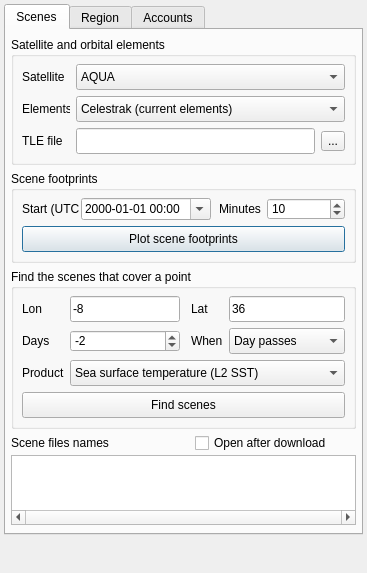
<?xml version="1.0" encoding="UTF-8"?>
<ui version="4.0">
 <class>RemoteSModisScenes</class>
 <widget class="QDialog" name="RemoteSModisScenes">
  <property name="geometry">
   <rect>
    <x>0</x>
    <y>0</y>
    <width>367</width>
    <height>573</height>
   </rect>
  </property>
  <property name="windowTitle">
   <string>MODIS scenes (Terra / Aqua)</string>
  </property>
  <widget class="QTabWidget" name="tabs">
   <property name="geometry">
    <rect>
     <x>4</x>
     <y>4</y>
     <width>359</width>
     <height>531</height>
    </rect>
   </property>
   <property name="currentIndex">
    <number>0</number>
   </property>
   <widget class="QWidget" name="tab_scenes">
    <attribute name="title">
     <string>Scenes</string>
    </attribute>
    <widget class="QGroupBox" name="gb_sat">
     <property name="geometry">
      <rect>
       <x>5</x>
       <y>7</y>
       <width>345</width>
       <height>128</height>
      </rect>
     </property>
     <property name="title">
      <string>Satellite and orbital elements</string>
     </property>
     <widget class="QLabel" name="lbl_sat">
      <property name="geometry">
       <rect>
        <x>11</x>
        <y>27</y>
        <width>48</width>
        <height>26</height>
       </rect>
      </property>
      <property name="text">
       <string>Satellite</string>
      </property>
     </widget>
     <widget class="QComboBox" name="p_sat">
      <property name="geometry">
       <rect>
        <x>65</x>
        <y>27</y>
        <width>269</width>
        <height>26</height>
       </rect>
      </property>
      <property name="refresh" stdset="0">
       <bool>true</bool>
      </property>
      <item>
       <property name="text">
        <string>AQUA</string>
       </property>
      </item>
      <item>
       <property name="text">
        <string>TERRA</string>
       </property>
      </item>
     </widget>
     <widget class="QLabel" name="lbl_tlesrc">
      <property name="geometry">
       <rect>
        <x>11</x>
        <y>59</y>
        <width>48</width>
        <height>26</height>
       </rect>
      </property>
      <property name="text">
       <string>Elements</string>
      </property>
     </widget>
     <widget class="QComboBox" name="p_tlesrc">
      <property name="geometry">
       <rect>
        <x>65</x>
        <y>59</y>
        <width>269</width>
        <height>26</height>
       </rect>
      </property>
      <property name="toolTip">
       <string>Where the orbit comes from. Celestrak: downloaded automatically, no file needed, but only the CURRENT elements, which are good for a few weeks around today. Space-Track history: for any past date, the satellite's element sets of that month, downloaded once with your Space-Track login (Accounts tab) and kept on disk, so a month is never asked for twice. TLE file: a file of element sets of your own. For both, the set whose epoch is nearest the date is used.</string>
      </property>
      <property name="refresh" stdset="0">
       <bool>true</bool>
      </property>
      <item>
       <property name="text">
        <string>Celestrak (current elements)</string>
       </property>
      </item>
      <item>
       <property name="text">
        <string>TLE file (the set nearest the date)</string>
       </property>
      </item>
      <item>
       <property name="text">
        <string>Space-Track history (the set nearest the date)</string>
       </property>
      </item>
     </widget>
     <widget class="QLabel" name="lbl_tlefile">
      <property name="geometry">
       <rect>
        <x>11</x>
        <y>91</y>
        <width>48</width>
        <height>26</height>
       </rect>
      </property>
      <property name="text">
       <string>TLE file</string>
      </property>
     </widget>
     <widget class="QLineEdit" name="p_tlefile">
      <property name="geometry">
       <rect>
        <x>65</x>
        <y>91</y>
        <width>239</width>
        <height>26</height>
       </rect>
      </property>
     </widget>
     <widget class="QToolButton" name="browse_p_tlefile">
      <property name="geometry">
       <rect>
        <x>310</x>
        <y>94</y>
        <width>24</width>
        <height>20</height>
       </rect>
      </property>
      <property name="toolTip">
       <string>Choose a TLE file</string>
      </property>
      <property name="text">
       <string>...</string>
      </property>
      <property name="filter" stdset="0">
       <string>TLE files (*.tle *.txt *.dat);;All files (*)</string>
      </property>
     </widget>
    </widget>
    <widget class="QGroupBox" name="gb_scenes">
     <property name="geometry">
      <rect>
       <x>5</x>
       <y>141</y>
       <width>345</width>
       <height>92</height>
      </rect>
     </property>
     <property name="title">
      <string>Scene footprints</string>
     </property>
     <widget class="QLabel" name="lbl_start">
      <property name="geometry">
       <rect>
        <x>11</x>
        <y>27</y>
        <width>57</width>
        <height>22</height>
       </rect>
      </property>
      <property name="text">
       <string>Start (UTC)</string>
      </property>
     </widget>
     <widget class="QDateTimeEdit" name="p_start">
      <property name="geometry">
       <rect>
        <x>70</x>
        <y>27</y>
        <width>130</width>
        <height>22</height>
       </rect>
      </property>
      <property name="toolTip">
       <string>Start of the time window. MODIS scenes are 5-minute granules, so it is rounded to the nearest 5 minutes.</string>
      </property>
      <property name="displayFormat">
       <string>yyyy-MM-dd HH:mm</string>
      </property>
      <property name="calendarPopup">
       <bool>true</bool>
      </property>
      <property name="timeSpec">
       <enum>Qt::TimeSpec::UTC</enum>
      </property>
      <property name="refresh" stdset="0">
       <bool>true</bool>
      </property>
     </widget>
     <widget class="QLabel" name="lbl_minutes">
      <property name="geometry">
       <rect>
        <x>208</x>
        <y>27</y>
        <width>43</width>
        <height>22</height>
       </rect>
      </property>
      <property name="text">
       <string>Minutes</string>
      </property>
     </widget>
     <widget class="QSpinBox" name="p_minutes">
      <property name="geometry">
       <rect>
        <x>256</x>
        <y>27</y>
        <width>78</width>
        <height>22</height>
       </rect>
      </property>
      <property name="toolTip">
       <string>Length of the time window. Each 5 minutes is one scene.</string>
      </property>
      <property name="minimum">
       <number>5</number>
      </property>
      <property name="maximum">
       <number>1440</number>
      </property>
      <property name="singleStep">
       <number>5</number>
      </property>
      <property name="value">
       <number>10</number>
      </property>
     </widget>
     <widget class="QPushButton" name="run_scenes">
      <property name="geometry">
       <rect>
        <x>11</x>
        <y>55</y>
        <width>323</width>
        <height>26</height>
       </rect>
      </property>
      <property name="toolTip">
       <string>Draw the areas the MODIS scenes of that time window cover. On an empty window a map with coastlines is made for them; otherwise they are laid over what is shown.</string>
      </property>
      <property name="text">
       <string>Plot scene footprints</string>
      </property>
      <property name="busy" stdset="0">
       <string>Propagating the orbit and building the scenes…</string>
      </property>
     </widget>
    </widget>
    <widget class="QGroupBox" name="gb_find">
     <property name="geometry">
      <rect>
       <x>5</x>
       <y>239</y>
       <width>345</width>
       <height>160</height>
      </rect>
     </property>
     <property name="title">
      <string>Find the scenes that cover a point</string>
     </property>
     <widget class="QLabel" name="lbl_lon">
      <property name="geometry">
       <rect>
        <x>11</x>
        <y>27</y>
        <width>42</width>
        <height>26</height>
       </rect>
      </property>
      <property name="text">
       <string>Lon</string>
      </property>
     </widget>
     <widget class="QLineEdit" name="p_lon">
      <property name="geometry">
       <rect>
        <x>59</x>
        <y>27</y>
        <width>110</width>
        <height>26</height>
       </rect>
      </property>
      <property name="text">
       <string>-8</string>
      </property>
     </widget>
     <widget class="QLabel" name="lbl_lat">
      <property name="geometry">
       <rect>
        <x>180</x>
        <y>27</y>
        <width>32</width>
        <height>26</height>
       </rect>
      </property>
      <property name="text">
       <string>Lat</string>
      </property>
     </widget>
     <widget class="QLineEdit" name="p_lat">
      <property name="geometry">
       <rect>
        <x>218</x>
        <y>27</y>
        <width>116</width>
        <height>26</height>
       </rect>
      </property>
      <property name="text">
       <string>36</string>
      </property>
     </widget>
     <widget class="QLabel" name="lbl_days">
      <property name="geometry">
       <rect>
        <x>11</x>
        <y>59</y>
        <width>42</width>
        <height>26</height>
       </rect>
      </property>
      <property name="text">
       <string>Days</string>
      </property>
     </widget>
     <widget class="QSpinBox" name="p_days">
      <property name="geometry">
       <rect>
        <x>59</x>
        <y>61</y>
        <width>110</width>
        <height>22</height>
       </rect>
      </property>
      <property name="toolTip">
       <string>How many days to search from the start time; negative = that many days BEFORE it.</string>
      </property>
      <property name="minimum">
       <number>-30</number>
      </property>
      <property name="maximum">
       <number>30</number>
      </property>
      <property name="value">
       <number>-2</number>
      </property>
     </widget>
     <widget class="QLabel" name="lbl_daynight">
      <property name="geometry">
       <rect>
        <x>180</x>
        <y>59</y>
        <width>36</width>
        <height>26</height>
       </rect>
      </property>
      <property name="text">
       <string>When</string>
      </property>
     </widget>
     <widget class="QComboBox" name="p_daynight">
      <property name="geometry">
       <rect>
        <x>218</x>
        <y>59</y>
        <width>116</width>
        <height>26</height>
       </rect>
      </property>
      <item>
       <property name="text">
        <string>Day passes</string>
       </property>
      </item>
      <item>
       <property name="text">
        <string>Night passes</string>
       </property>
      </item>
      <item>
       <property name="text">
        <string>Any time</string>
       </property>
      </item>
     </widget>
     <widget class="QLabel" name="lbl_product">
      <property name="geometry">
       <rect>
        <x>11</x>
        <y>91</y>
        <width>42</width>
        <height>26</height>
       </rect>
      </property>
      <property name="text">
       <string>Product</string>
      </property>
     </widget>
     <widget class="QComboBox" name="p_product">
      <property name="geometry">
       <rect>
        <x>59</x>
        <y>91</y>
        <width>275</width>
        <height>26</height>
       </rect>
      </property>
      <item>
       <property name="text">
        <string>Sea surface temperature (L2 SST)</string>
       </property>
      </item>
      <item>
       <property name="text">
        <string>Chlorophyll-a (L2 OC)</string>
       </property>
      </item>
     </widget>
     <widget class="QPushButton" name="run_find">
      <property name="geometry">
       <rect>
        <x>11</x>
        <y>123</y>
        <width>323</width>
        <height>26</height>
       </rect>
      </property>
      <property name="text">
       <string>Find scenes</string>
      </property>
      <property name="busy" stdset="0">
       <string>Searching the passes over the point…</string>
      </property>
     </widget>
    </widget>
    <widget class="QLabel" name="lbl_found">
     <property name="geometry">
      <rect>
       <x>5</x>
       <y>405</y>
       <width>141</width>
       <height>16</height>
      </rect>
     </property>
     <property name="text">
      <string>Scene files names</string>
     </property>
    </widget>
    <widget class="QCheckBox" name="p_l2open">
     <property name="geometry">
      <rect>
       <x>189</x>
       <y>403</y>
       <width>151</width>
       <height>20</height>
      </rect>
     </property>
     <property name="toolTip">
      <string>Checked: clicking a file downloads it here (Earthdata login of the Accounts tab), asks where to save it, and opens it in &quot;MODIS L2 swath to grid&quot; ready to grid. Unchecked: the link opens in your web browser.</string>
     </property>
     <property name="text">
      <string>Open after download</string>
     </property>
    </widget>
    <widget class="QTextBrowser" name="p_found">
     <property name="geometry">
      <rect>
       <x>5</x>
       <y>425</y>
       <width>345</width>
       <height>70</height>
      </rect>
     </property>
     <property name="toolTip">
      <string>The scene files at NASA's OB.DAAC. Click one to download it in your browser (an Earthdata login is needed).</string>
     </property>
     <property name="horizontalScrollBarPolicy">
      <enum>Qt::ScrollBarPolicy::ScrollBarAlwaysOn</enum>
     </property>
     <property name="lineWrapMode">
      <enum>QTextEdit::LineWrapMode::NoWrap</enum>
     </property>
     <property name="openExternalLinks">
      <bool>true</bool>
     </property>
     <property name="scrollRight" stdset="0">
      <bool>true</bool>
     </property>
    </widget>
   </widget>
   <widget class="QWidget" name="tab_region">
    <attribute name="title">
     <string>Region</string>
    </attribute>
    <widget class="QGroupBox" name="gb_rg_region">
     <property name="geometry">
      <rect>
       <x>5</x>
       <y>7</y>
       <width>345</width>
       <height>142</height>
      </rect>
     </property>
     <property name="title">
      <string>Region</string>
     </property>
     <widget class="QLabel" name="lbl_rg_n">
      <property name="geometry">
       <rect>
        <x>37</x>
        <y>27</y>
        <width>26</width>
        <height>26</height>
       </rect>
      </property>
      <property name="frameShape">
       <enum>QFrame::Shape::Box</enum>
      </property>
      <property name="text">
       <string>N</string>
      </property>
      <property name="alignment">
       <set>Qt::AlignmentFlag::AlignCenter</set>
      </property>
     </widget>
     <widget class="QLabel" name="lbl_rg_w">
      <property name="geometry">
       <rect>
        <x>11</x>
        <y>53</y>
        <width>26</width>
        <height>26</height>
       </rect>
      </property>
      <property name="frameShape">
       <enum>QFrame::Shape::Box</enum>
      </property>
      <property name="text">
       <string>W</string>
      </property>
      <property name="alignment">
       <set>Qt::AlignmentFlag::AlignCenter</set>
      </property>
     </widget>
     <widget class="QLabel" name="lbl_rg_e">
      <property name="geometry">
       <rect>
        <x>63</x>
        <y>53</y>
        <width>26</width>
        <height>26</height>
       </rect>
      </property>
      <property name="frameShape">
       <enum>QFrame::Shape::Box</enum>
      </property>
      <property name="text">
       <string>E</string>
      </property>
      <property name="alignment">
       <set>Qt::AlignmentFlag::AlignCenter</set>
      </property>
     </widget>
     <widget class="QLabel" name="lbl_rg_s">
      <property name="geometry">
       <rect>
        <x>37</x>
        <y>79</y>
        <width>26</width>
        <height>26</height>
       </rect>
      </property>
      <property name="frameShape">
       <enum>QFrame::Shape::Box</enum>
      </property>
      <property name="text">
       <string>S</string>
      </property>
      <property name="alignment">
       <set>Qt::AlignmentFlag::AlignCenter</set>
      </property>
     </widget>
     <widget class="QLineEdit" name="p_rg_n">
      <property name="geometry">
       <rect>
        <x>150</x>
        <y>28</y>
        <width>130</width>
        <height>24</height>
       </rect>
      </property>
      <property name="text">
       <string>45</string>
      </property>
      <property name="alignment">
       <set>Qt::AlignmentFlag::AlignCenter</set>
      </property>
     </widget>
     <widget class="QLineEdit" name="p_rg_w">
      <property name="geometry">
       <rect>
        <x>100</x>
        <y>54</y>
        <width>114</width>
        <height>24</height>
       </rect>
      </property>
      <property name="text">
       <string>-25</string>
      </property>
      <property name="alignment">
       <set>Qt::AlignmentFlag::AlignCenter</set>
      </property>
     </widget>
     <widget class="QLineEdit" name="p_rg_e">
      <property name="geometry">
       <rect>
        <x>220</x>
        <y>54</y>
        <width>114</width>
        <height>24</height>
       </rect>
      </property>
      <property name="text">
       <string>0</string>
      </property>
      <property name="alignment">
       <set>Qt::AlignmentFlag::AlignCenter</set>
      </property>
     </widget>
     <widget class="QLineEdit" name="p_rg_s">
      <property name="geometry">
       <rect>
        <x>150</x>
        <y>80</y>
        <width>130</width>
        <height>24</height>
       </rect>
      </property>
      <property name="text">
       <string>20</string>
      </property>
      <property name="alignment">
       <set>Qt::AlignmentFlag::AlignCenter</set>
      </property>
     </widget>
     <widget class="QPushButton" name="run_rgwindow">
      <property name="geometry">
       <rect>
        <x>11</x>
        <y>110</y>
        <width>323</width>
        <height>24</height>
       </rect>
      </property>
      <property name="toolTip">
       <string>Fill the four limits with the region the window is showing.</string>
      </property>
      <property name="text">
       <string>Use the window's limits</string>
      </property>
     </widget>
    </widget>
    <widget class="QGroupBox" name="gb_rg_period">
     <property name="geometry">
      <rect>
       <x>5</x>
       <y>155</y>
       <width>345</width>
       <height>152</height>
      </rect>
     </property>
     <property name="title">
      <string>Period</string>
     </property>
     <widget class="QLabel" name="lbl_rg_sat">
      <property name="geometry">
       <rect>
        <x>11</x>
        <y>27</y>
        <width>55</width>
        <height>26</height>
       </rect>
      </property>
      <property name="text">
       <string>Satellite</string>
      </property>
     </widget>
     <widget class="QComboBox" name="p_rg_sat">
      <property name="geometry">
       <rect>
        <x>70</x>
        <y>27</y>
        <width>264</width>
        <height>26</height>
       </rect>
      </property>
      <property name="toolTip">
       <string>The sensors of the Oceancolor dialog. Sentinel-3 OLCI has no thermal bands: chlorophyll only, at its reduced (1.2 km, ERR) resolution.</string>
      </property>
      <item>
       <property name="text">
        <string>Aqua (MODIS)</string>
       </property>
      </item>
      <item>
       <property name="text">
        <string>Terra (MODIS)</string>
       </property>
      </item>
      <item>
       <property name="text">
        <string>Suomi-NPP (VIIRS)</string>
       </property>
      </item>
      <item>
       <property name="text">
        <string>NOAA-20 (VIIRS)</string>
       </property>
      </item>
      <item>
       <property name="text">
        <string>Sentinel-3A (OLCI)</string>
       </property>
      </item>
      <item>
       <property name="text">
        <string>Sentinel-3B (OLCI)</string>
       </property>
      </item>
     </widget>
     <widget class="QLabel" name="lbl_rg_from">
      <property name="geometry">
       <rect>
        <x>11</x>
        <y>57</y>
        <width>50</width>
        <height>22</height>
       </rect>
      </property>
      <property name="text">
       <string>From</string>
      </property>
     </widget>
     <widget class="QDateEdit" name="p_rg_from">
      <property name="geometry">
       <rect>
        <x>70</x>
        <y>57</y>
        <width>110</width>
        <height>22</height>
       </rect>
      </property>
      <property name="toolTip">
       <string>First day of the period (UTC), included.</string>
      </property>
      <property name="displayFormat">
       <string>yyyy-MM-dd</string>
      </property>
      <property name="calendarPopup">
       <bool>true</bool>
      </property>
     </widget>
     <widget class="QLabel" name="lbl_rg_to">
      <property name="geometry">
       <rect>
        <x>194</x>
        <y>57</y>
        <width>24</width>
        <height>22</height>
       </rect>
      </property>
      <property name="text">
       <string>To</string>
      </property>
     </widget>
     <widget class="QDateEdit" name="p_rg_to">
      <property name="geometry">
       <rect>
        <x>224</x>
        <y>57</y>
        <width>110</width>
        <height>22</height>
       </rect>
      </property>
      <property name="toolTip">
       <string>Last day of the period (UTC), included.</string>
      </property>
      <property name="displayFormat">
       <string>yyyy-MM-dd</string>
      </property>
      <property name="calendarPopup">
       <bool>true</bool>
      </property>
     </widget>
     <widget class="QLabel" name="lbl_rg_daynight">
      <property name="geometry">
       <rect>
        <x>11</x>
        <y>87</y>
        <width>50</width>
        <height>26</height>
       </rect>
      </property>
      <property name="text">
       <string>When</string>
      </property>
     </widget>
     <widget class="QComboBox" name="p_rg_daynight">
      <property name="geometry">
       <rect>
        <x>70</x>
        <y>87</y>
        <width>264</width>
        <height>26</height>
       </rect>
      </property>
      <item>
       <property name="text">
        <string>Any time</string>
       </property>
      </item>
      <item>
       <property name="text">
        <string>Day passes</string>
       </property>
      </item>
      <item>
       <property name="text">
        <string>Night passes</string>
       </property>
      </item>
     </widget>
     <widget class="QLabel" name="lbl_rg_product">
      <property name="geometry">
       <rect>
        <x>11</x>
        <y>119</y>
        <width>50</width>
        <height>26</height>
       </rect>
      </property>
      <property name="text">
       <string>Product</string>
      </property>
     </widget>
     <widget class="QComboBox" name="p_rg_product">
      <property name="geometry">
       <rect>
        <x>70</x>
        <y>119</y>
        <width>264</width>
        <height>26</height>
       </rect>
      </property>
      <item>
       <property name="text">
        <string>Sea surface temperature (L2 SST)</string>
       </property>
      </item>
      <item>
       <property name="text">
        <string>Chlorophyll-a (L2 OC)</string>
       </property>
      </item>
     </widget>
    </widget>
    <widget class="QGroupBox" name="gb_rg_out">
     <property name="geometry">
      <rect>
       <x>5</x>
       <y>313</y>
       <width>345</width>
       <height>94</height>
      </rect>
     </property>
     <property name="title">
      <string>Download script</string>
     </property>
     <widget class="QLabel" name="lbl_rg_script">
      <property name="geometry">
       <rect>
        <x>11</x>
        <y>27</y>
        <width>50</width>
        <height>26</height>
       </rect>
      </property>
      <property name="text">
       <string>File</string>
      </property>
     </widget>
     <widget class="QLineEdit" name="p_rg_script">
      <property name="geometry">
       <rect>
        <x>40</x>
        <y>27</y>
        <width>265</width>
        <height>26</height>
       </rect>
      </property>
      <property name="toolTip">
       <string>The script to write: a .bat file on Windows, a shell script elsewhere. One wget line per scene, newest first; run it in the folder where the files should land. Left empty, the script opens in a text window, to be saved from there wherever you want.</string>
      </property>
     </widget>
     <widget class="QToolButton" name="browse_p_rg_script">
      <property name="geometry">
       <rect>
        <x>310</x>
        <y>30</y>
        <width>24</width>
        <height>20</height>
       </rect>
      </property>
      <property name="toolTip">
       <string>Save the download script as</string>
      </property>
      <property name="text">
       <string>...</string>
      </property>
      <property name="save" stdset="0">
       <bool>true</bool>
      </property>
      <property name="filter" stdset="0">
       <string>Scripts (*.bat *.sh);;All files (*)</string>
      </property>
     </widget>
     <widget class="QPushButton" name="run_region">
      <property name="geometry">
       <rect>
        <x>11</x>
        <y>59</y>
        <width>323</width>
        <height>26</height>
       </rect>
      </property>
      <property name="toolTip">
       <string>Ask NASA's CMR for every scene of the chosen satellite whose footprint covers the region in the period, and write the download script.</string>
      </property>
      <property name="text">
       <string>Find the scenes and write the script</string>
      </property>
      <property name="busy" stdset="0">
       <string>Finding the scenes over the region…</string>
      </property>
     </widget>
    </widget>
    <widget class="QLabel" name="lbl_rg_info">
     <property name="geometry">
      <rect>
       <x>5</x>
       <y>415</y>
       <width>345</width>
       <height>80</height>
      </rect>
     </property>
     <property name="text">
      <string>The scenes are found by NASA's own search (CMR), from each file's footprint, so no orbital elements are needed and every sensor of the list works the same. The Earthdata login of the Accounts tab is written into the script.</string>
     </property>
     <property name="alignment">
      <set>Qt::AlignmentFlag::AlignLeading|Qt::AlignmentFlag::AlignLeft|Qt::AlignmentFlag::AlignTop</set>
     </property>
     <property name="wordWrap">
      <bool>true</bool>
     </property>
    </widget>
   </widget>
   <widget class="QWidget" name="tab_account">
    <attribute name="title">
     <string>Accounts</string>
    </attribute>
    <widget class="QGroupBox" name="gb_ed">
     <property name="geometry">
      <rect>
       <x>5</x>
       <y>7</y>
       <width>345</width>
       <height>250</height>
      </rect>
     </property>
     <property name="title">
      <string>NASA Earthdata login</string>
     </property>
     <widget class="QLabel" name="lbl_ed_info">
      <property name="geometry">
       <rect>
        <x>11</x>
        <y>24</y>
        <width>323</width>
        <height>50</height>
       </rect>
      </property>
      <property name="text">
       <string>Downloading the scene files from OB.DAAC needs a free NASA Earthdata account. No account yet? &lt;a href=&quot;https://urs.earthdata.nasa.gov/users/new&quot;&gt;Register here&lt;/a&gt;.</string>
      </property>
      <property name="textFormat">
       <enum>Qt::TextFormat::RichText</enum>
      </property>
      <property name="alignment">
       <set>Qt::AlignmentFlag::AlignLeading|Qt::AlignmentFlag::AlignLeft|Qt::AlignmentFlag::AlignTop</set>
      </property>
      <property name="wordWrap">
       <bool>true</bool>
      </property>
      <property name="openExternalLinks">
       <bool>true</bool>
      </property>
     </widget>
     <widget class="QLabel" name="lbl_ed_user">
      <property name="geometry">
       <rect>
        <x>11</x>
        <y>82</y>
        <width>60</width>
        <height>26</height>
       </rect>
      </property>
      <property name="text">
       <string>Login</string>
      </property>
     </widget>
     <widget class="QLineEdit" name="p_ed_user">
      <property name="geometry">
       <rect>
        <x>77</x>
        <y>82</y>
        <width>257</width>
        <height>26</height>
       </rect>
      </property>
      <property name="toolTip">
       <string>Your Earthdata user name (not the e-mail address).</string>
      </property>
     </widget>
     <widget class="QLabel" name="lbl_ed_pass">
      <property name="geometry">
       <rect>
        <x>11</x>
        <y>114</y>
        <width>60</width>
        <height>26</height>
       </rect>
      </property>
      <property name="text">
       <string>Password</string>
      </property>
     </widget>
     <widget class="QLineEdit" name="p_ed_pass">
      <property name="geometry">
       <rect>
        <x>77</x>
        <y>114</y>
        <width>257</width>
        <height>26</height>
       </rect>
      </property>
      <property name="echoMode">
       <enum>QLineEdit::EchoMode::Password</enum>
      </property>
     </widget>
     <widget class="QCheckBox" name="show_p_ed_pass">
      <property name="geometry">
       <rect>
        <x>77</x>
        <y>146</y>
        <width>257</width>
        <height>22</height>
       </rect>
      </property>
      <property name="text">
       <string>Show the password</string>
      </property>
     </widget>
     <widget class="QPushButton" name="run_savelogin">
      <property name="geometry">
       <rect>
        <x>11</x>
        <y>176</y>
        <width>323</width>
        <height>26</height>
       </rect>
      </property>
      <property name="toolTip">
       <string>Write the login and password to the machine urs.earthdata.nasa.gov entry of .netrc in your home folder, the file curl, wget and GDAL read for Earthdata downloads. Every other entry of the file is kept.</string>
      </property>
      <property name="text">
       <string>Save login</string>
      </property>
      <property name="busy" stdset="0">
       <string>Saving the Earthdata login…</string>
      </property>
     </widget>
     <widget class="QLabel" name="lbl_ed_where">
      <property name="geometry">
       <rect>
        <x>11</x>
        <y>208</y>
        <width>323</width>
        <height>34</height>
       </rect>
      </property>
      <property name="text">
       <string/>
      </property>
      <property name="alignment">
       <set>Qt::AlignmentFlag::AlignLeading|Qt::AlignmentFlag::AlignLeft|Qt::AlignmentFlag::AlignTop</set>
      </property>
      <property name="wordWrap">
       <bool>true</bool>
      </property>
     </widget>
    </widget>
    <widget class="QGroupBox" name="gb_st">
     <property name="geometry">
      <rect>
       <x>5</x>
       <y>263</y>
       <width>345</width>
       <height>232</height>
      </rect>
     </property>
     <property name="title">
      <string>Space-Track login (orbital elements of past dates)</string>
     </property>
     <widget class="QLabel" name="lbl_st_info">
      <property name="geometry">
       <rect>
        <x>11</x>
        <y>24</y>
        <width>323</width>
        <height>34</height>
       </rect>
      </property>
      <property name="text">
       <string>For the &quot;Space-Track history&quot; elements. Free account: &lt;a href=&quot;https://www.space-track.org/auth/createAccount&quot;&gt;register here&lt;/a&gt;.</string>
      </property>
      <property name="textFormat">
       <enum>Qt::TextFormat::RichText</enum>
      </property>
      <property name="alignment">
       <set>Qt::AlignmentFlag::AlignLeading|Qt::AlignmentFlag::AlignLeft|Qt::AlignmentFlag::AlignTop</set>
      </property>
      <property name="wordWrap">
       <bool>true</bool>
      </property>
      <property name="openExternalLinks">
       <bool>true</bool>
      </property>
     </widget>
     <widget class="QLabel" name="lbl_st_user">
      <property name="geometry">
       <rect>
        <x>11</x>
        <y>62</y>
        <width>60</width>
        <height>26</height>
       </rect>
      </property>
      <property name="text">
       <string>Login</string>
      </property>
     </widget>
     <widget class="QLineEdit" name="p_st_user">
      <property name="geometry">
       <rect>
        <x>77</x>
        <y>62</y>
        <width>257</width>
        <height>26</height>
       </rect>
      </property>
      <property name="toolTip">
       <string>Your Space-Track login: the e-mail address you log in to the website with.</string>
      </property>
     </widget>
     <widget class="QLabel" name="lbl_st_pass">
      <property name="geometry">
       <rect>
        <x>11</x>
        <y>94</y>
        <width>60</width>
        <height>26</height>
       </rect>
      </property>
      <property name="text">
       <string>Password</string>
      </property>
     </widget>
     <widget class="QLineEdit" name="p_st_pass">
      <property name="geometry">
       <rect>
        <x>77</x>
        <y>94</y>
        <width>257</width>
        <height>26</height>
       </rect>
      </property>
      <property name="echoMode">
       <enum>QLineEdit::EchoMode::Password</enum>
      </property>
     </widget>
     <widget class="QCheckBox" name="show_p_st_pass">
      <property name="geometry">
       <rect>
        <x>77</x>
        <y>124</y>
        <width>257</width>
        <height>22</height>
       </rect>
      </property>
      <property name="text">
       <string>Show the password</string>
      </property>
     </widget>
     <widget class="QPushButton" name="run_savest">
      <property name="geometry">
       <rect>
        <x>11</x>
        <y>152</y>
        <width>323</width>
        <height>26</height>
       </rect>
      </property>
      <property name="toolTip">
       <string>Write the login and password to the machine www.space-track.org entry of .netrc in your home folder, beside the Earthdata one. Every other entry of the file is kept.</string>
      </property>
      <property name="text">
       <string>Save login</string>
      </property>
      <property name="busy" stdset="0">
       <string>Saving the Space-Track login…</string>
      </property>
     </widget>
     <widget class="QLabel" name="lbl_st_where">
      <property name="geometry">
       <rect>
        <x>11</x>
        <y>184</y>
        <width>323</width>
        <height>40</height>
       </rect>
      </property>
      <property name="text">
       <string/>
      </property>
      <property name="alignment">
       <set>Qt::AlignmentFlag::AlignLeading|Qt::AlignmentFlag::AlignLeft|Qt::AlignmentFlag::AlignTop</set>
      </property>
      <property name="wordWrap">
       <bool>true</bool>
      </property>
     </widget>
    </widget>
   </widget>
  </widget>
  <widget class="QLabel" name="lbl_status">
   <property name="geometry">
    <rect>
     <x>11</x>
     <y>539</y>
     <width>345</width>
     <height>30</height>
    </rect>
   </property>
   <property name="text">
    <string/>
   </property>
   <property name="alignment">
    <set>Qt::AlignmentFlag::AlignLeading|Qt::AlignmentFlag::AlignLeft|Qt::AlignmentFlag::AlignTop</set>
   </property>
   <property name="wordWrap">
    <bool>true</bool>
   </property>
  </widget>
 </widget>
 <resources/>
 <connections/>
</ui>
